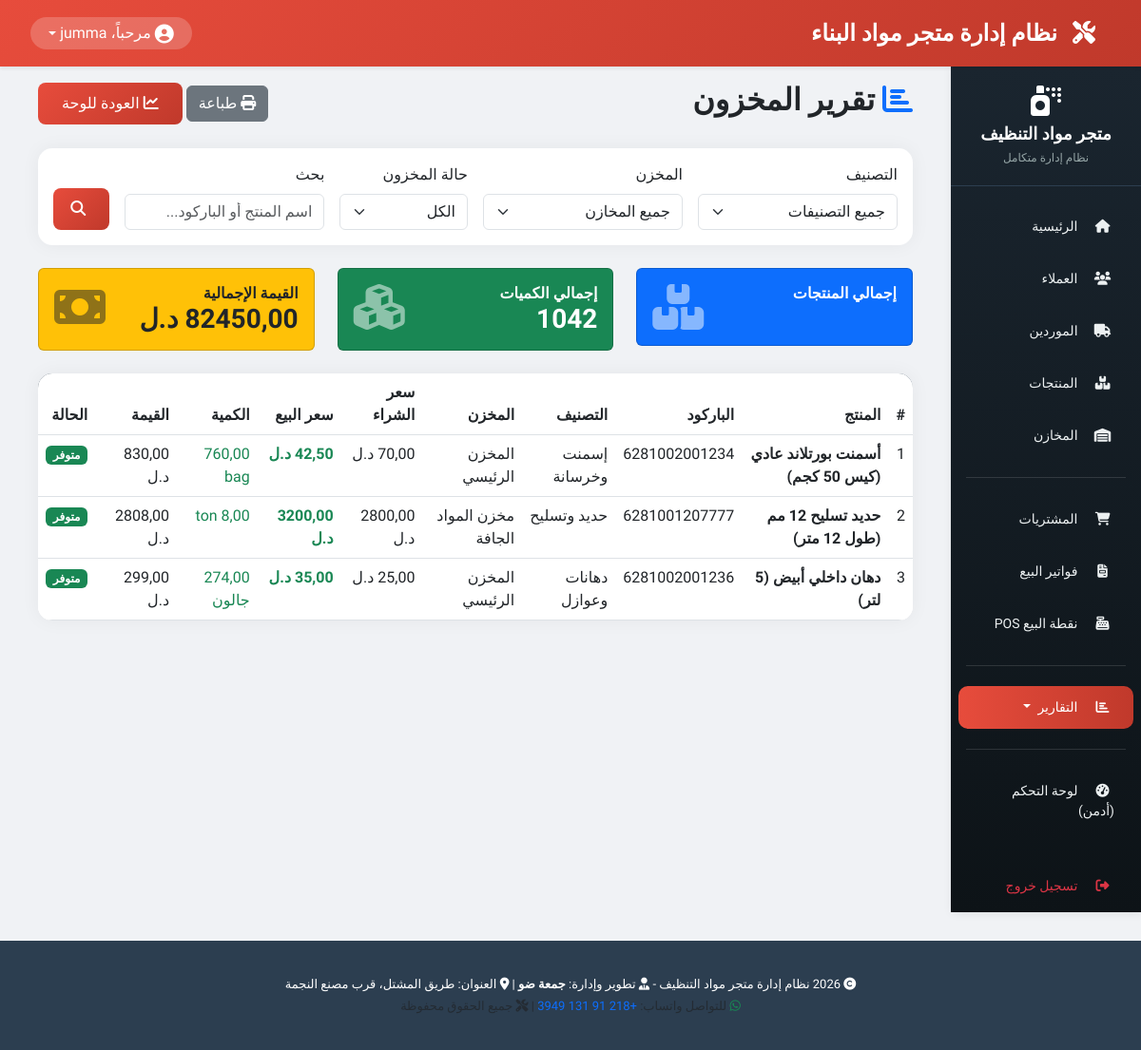
The page /reports/inventory/ (signed in) on the database as committed earlier.
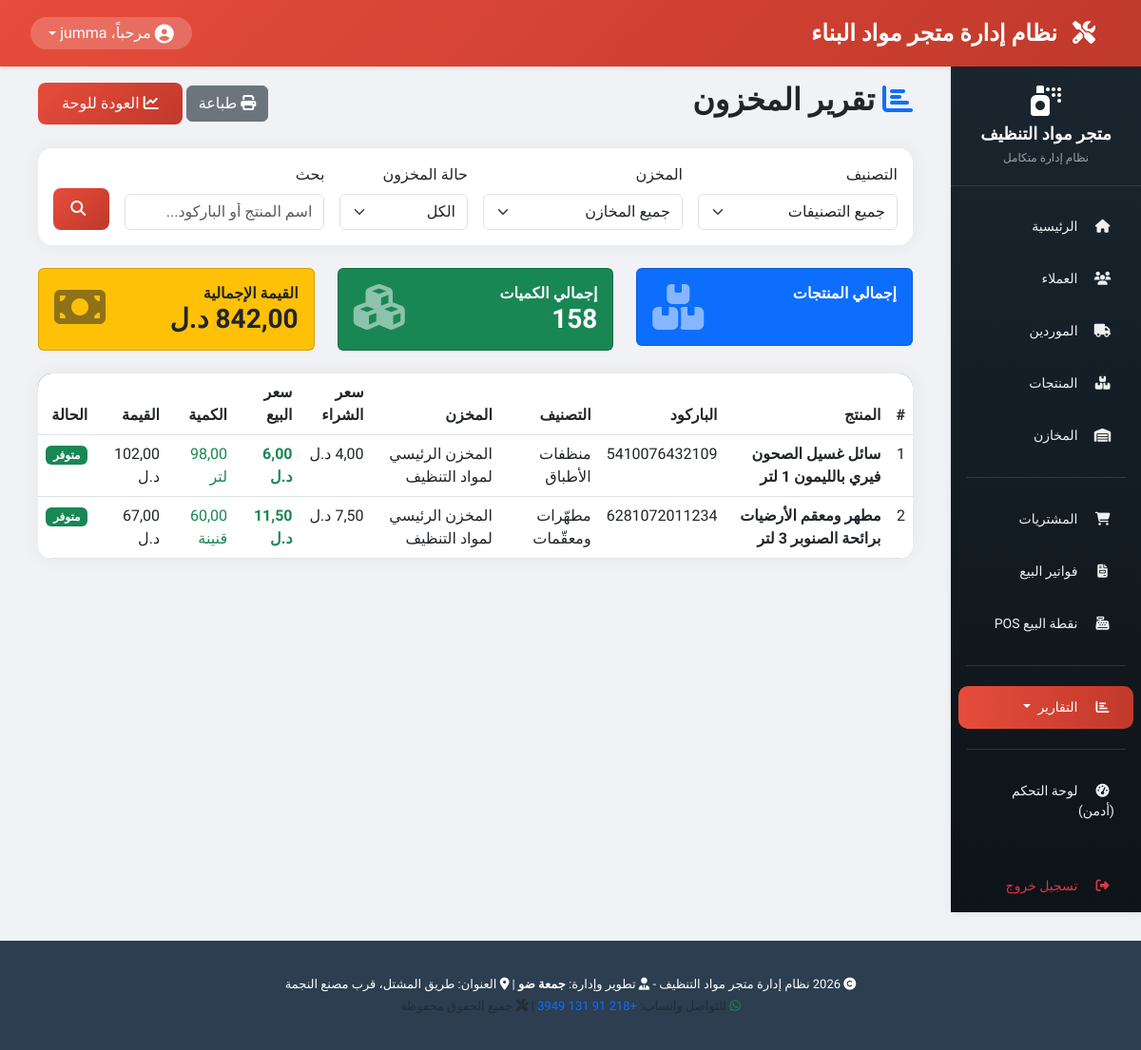
The same page on the database as committed later.
### products/models.py (models this page shows, shortened)
class Product(models.Model):
    UNIT_CHOICES = [
        ('piece', 'قطعة'),
        ('bottle', 'قنينة'),
        ('gallon', 'جالون'),
        ('liter', 'لتر'),
        ('ml', 'مليلتر'),
        ('box', 'كرتونة'),
        ('packet', 'باكو'),
        ('dozen', 'دزينة'),
        ('drum', 'برميل'),
    ]
    name = models.CharField(max_length=200, verbose_name="اسم المنتج")
    barcode = models.CharField(max_length=100, unique=True, blank=True, null=True, verbose_name="الباركود")
    category = models.ForeignKey(Category, on_delete=models.PROTECT, related_name='products', verbose_name="التصنيف")
    warehouse = models.ForeignKey('warehouses.Warehouse', on_delete=models.PROTECT, related_name='products', verbose_name="المخزن")
    unit = models.CharField(max_length=20, choices=UNIT_CHOICES, default='piece', verbose_name="وحدة القياس")
    purchase_price = models.DecimalField(max_digits=10, decimal_places=2, default=0, verbose_name="سعر الشراء")
    sale_price = models.DecimalField(max_digits=10, decimal_places=2, default=0, verbose_name="سعر البيع")
    current_quantity = models.DecimalField(max_digits=10, decimal_places=2, default=0, verbose_name="الكمية الحالية")
    min_quantity = models.DecimalField(max_digits=10, decimal_places=2, default=0, verbose_name="الحد الأدنى للتنبيه")
    weight_kg = models.DecimalField(max_digits=10, decimal_places=2, blank=True, null=True, verbose_name="الوزن / الحجم (كجم/لتر)")
    length_m = models.DecimalField(max_digits=10, decimal_places=2, blank=True, null=True, verbose_name="الأبعاد (متر)")
    color = models.CharField(max_length=50, blank=True, null=True, verbose_name="الرائحة / اللون")
    manufacturer = models.CharField(max_length=200, blank=True, null=True, verbose_name="الشركة المصنعة")
    has_expiry = models.BooleanField(default=True, verbose_name="له تاريخ انتهاء")
    expiry_date = models.DateField(blank=True, null=True, verbose_name="تاريخ الانتهاء")
    image = models.ImageField(upload_to='products/', blank=True, null=True, verbose_name="صورة المنتج")
    is_active = models.BooleanField(default=True, verbose_name="مفعل")
    notes = models.CharField(max_length=500, blank=True, null=True, verbose_name="ملاحظات")
    created_at = models.DateTimeField(auto_now_add=True, verbose_name="تاريخ الإضافة")
    updated_at = models.DateTimeField(auto_now=True, verbose_name="آخر تحديث")
    def is_low_stock(self):
        return self.current_quantity <= self.min_quantity
    class Meta:
        verbose_name = "منتج"
        verbose_name_plural = "المنتجات"
        ordering = ['category', 'name']

class Category(models.Model):
    name = models.CharField(max_length=100, verbose_name="اسم التصنيف")
    description = models.CharField(max_length=250, blank=True, null=True, verbose_name="الوصف")
    class Meta:
        verbose_name = "تصنيف"
        verbose_name_plural = "التصنيفات"
        ordering = ['name']

### warehouses/models.py (models this page shows, shortened)
class Warehouse(models.Model):
    name = models.CharField(max_length=100, verbose_name="اسم المخزن")
    location = models.CharField(max_length=200, blank=True, null=True, verbose_name="الموقع")
    is_active = models.BooleanField(default=True, verbose_name="نشط")
    created_at = models.DateTimeField(auto_now_add=True, verbose_name="تاريخ الإنشاء")
    class Meta:
        verbose_name = "مخزن"
        verbose_name_plural = "المخازن"
        ordering = ['name']

### reports/views.py (the view)
# urls.py: path('inventory/', views.InventoryReportView.as_view(), name='inventory_report'),
class InventoryReportView(LoginRequiredMixin, ListView):
    model = Product
    template_name = 'reports/inventory_report.html'
    context_object_name = 'products'
    paginate_by = 20
    def get_queryset(self):
        try:
            queryset = super().get_queryset()
            category_id = self.request.GET.get('category', '').strip()
            if category_id:
                queryset = queryset.filter(category_id=category_id)
            warehouse_id = self.request.GET.get('warehouse', '').strip()
            if warehouse_id:
                queryset = queryset.filter(warehouse_id=warehouse_id)
            stock_status = self.request.GET.get('stock_status', '').strip()
            if stock_status == 'low':
                queryset = queryset.filter(current_quantity__lte=F('min_quantity'))
            elif stock_status == 'out':
                queryset = queryset.filter(current_quantity=0)
            search = self.request.GET.get('search', '').strip()
            if search:
                queryset = queryset.filter(
                    Q(name__icontains=search) |
                    Q(barcode__icontains=search)
                )
            return queryset.order_by('id')
        except Exception as e:
            messages.error(self.request, "حدث خطأ أثناء جلب تقرير المخزون.")
            return Product.objects.none()
    def get_context_data(self, **kwargs):
        context = super().get_context_data(**kwargs)
        try:
            context['categories'] = Category.objects.all()
            context['warehouses'] = Warehouse.objects.filter(is_active=True)
            context['selected_category'] = self.request.GET.get('category', '')
            context['selected_warehouse'] = self.request.GET.get('warehouse', '')
            context['selected_status'] = self.request.GET.get('stock_status', '')
            context['search'] = self.request.GET.get('search', '')
            products = self.get_queryset()
            total_quantity = Decimal('0.00')
            total_value = Decimal('0.00')
            for product in products:
                total_quantity += Decimal(str(product.current_quantity))
                total_value += Decimal(str(product.current_quantity)) * Decimal(str(product.purchase_price))
            context['total_quantity'] = total_quantity
            context['total_value'] = total_value
        except Exception:
            context['categories'] = []
            context['warehouses'] = []
            context['total_quantity'] = Decimal('0.00')
            context['total_value'] = Decimal('0.00')
        return context

### reports/templates/reports/inventory_report.html (shortened to what the changed rows need)
{% extends 'base.html' %}
{% load static %}
{% block content %}
<div class="container-fluid">
    <div class="row">
        <div class="col-12">
            <div class="d-flex justify-content-between align-items-center mb-4">
                <h2><i class="fas fa-chart-bar text-primary"></i> تقرير المخزون</h2>
            </div>
            <div class="row mb-4">
                <div class="col-md-4">
                    <div class="card bg-success text-white"><div class="card-body"><div class="d-flex justify-content-between"><div><h6 class="mb-0">إجمالي الكميات</h6><h3 class="mb-0">{{ total_quantity|floatformat:0 }}</h3></div><i class="fas fa-cubes fa-3x opacity-50"></i></div></div></div>
                </div>
            </div>
            <div class="card card-custom">
                <div class="card-body p-0">
                    <div class="table-responsive">
                        <table class="table table-custom table-hover mb-0">
                            <thead><tr><th>#</th><th>المنتج</th><th>الباركود</th><th>التصنيف</th><th>المخزن</th><th>سعر الشراء</th><th>سعر البيع</th><th>الكمية</th><th>القيمة</th><th>الحالة</th></tr></thead>
                            <tbody>
                                {% if products %}
                                    {% for product in products %}
                                    <tr>
                                        <td>{{ forloop.counter }}</td>
                                        <td class="fw-bold">{{ product.name }}</td>
                                        <td>{{ product.barcode|default:"—" }}</td>
                                        <td>{{ product.category.name }}</td>
                                        <td>{{ product.warehouse.name }}</td>
                                        <td>{{ product.purchase_price }} د.ل</td>
                                        <td class="text-success fw-bold">{{ product.sale_price }} د.ل</td>
                                        <td class="{% if product.current_quantity <= product.min_quantity %}text-danger fw-bold{% else %}text-success{% endif %}">{{ product.current_quantity }} {{ product.get_unit_display }}</td>
                                        <td>{{ product.current_quantity|floatformat:0|add:product.purchase_price|floatformat:2 }} د.ل</td>
                                        <td>{% if product.current_quantity == 0 %}<span class="badge bg-danger">نفذ</span>{% elif product.is_low_stock %}<span class="badge bg-warning text-dark">مخزون منخفض</span>{% else %}<span class="badge bg-success">متوفر</span>{% endif %}</td>
                                    </tr>
                                    {% endfor %}
                                {% else %}
                                    <tr><td colspan="10" class="text-center py-5">لا توجد منتجات</td></tr>
                                {% endif %}
                            </tbody>
                        </table>
                    </div>
                </div>
            </div>
        </div>
    </div>
</div>
{% endblock %}

Rows that differ between the two databases and show on the page:
removed Product: name "أسمنت بورتلاند عادي (كيس 50 كجم)", barcode "6281002001234", category.name "إسمنت وخرسانة", warehouse.name "المخزن الرئيسي", purchase_price "70,00", current_quantity "760,00", unit "bag", current_quantity|add "830,00", min_quantity "متوفر"
removed Product: name "حديد تسليح 12 مم (طول 12 متر)", barcode "6281001207777", category.name "حديد وتسليح", warehouse.name "مخزن المواد الجافة", purchase_price "2800,00", sale_price "3200,00", unit "ton", current_quantity|add "2808,00", min_quantity "متوفر"
removed Product: name "دهان داخلي أبيض (5 لتر)", barcode "6281002001236", category.name "دهانات وعوازل", warehouse.name "المخزن الرئيسي", current_quantity "274,00", unit "جالون", current_quantity|add "299,00", min_quantity "متوفر"
added Product: name "سائل غسيل الصحون فيري بالليمون 1 لتر", barcode "5410076432109", category.name "منظفات الأطباق", warehouse.name "المخزن الرئيسي لمواد التنظيف", sale_price "6,00", current_quantity "98,00", unit "لتر", current_quantity|add "102,00", min_quantity "متوفر"
added Product: name "مطهر ومعقم الأرضيات برائحة الصنوبر 3 لتر", barcode "6281072011234", category.name "مطهّرات ومعقّمات", warehouse.name "المخزن الرئيسي لمواد التنظيف", sale_price "11,50", current_quantity "60,00", unit "قنينة", current_quantity|add "67,00", min_quantity "متوفر"
Other text that changed with them:
{{ total_quantity|floatformat:0 }}: "1042" → "158"
